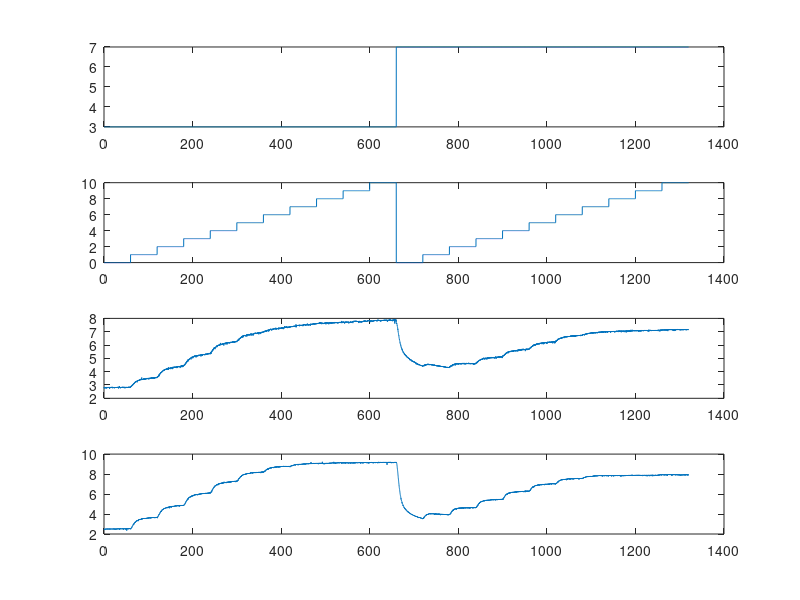

MATLAB code to generate this figure: (Note: this script raises an error after producing the figure.)
clear all;


load('dataset3.mat')





figure(3)


subplot(4,1,1)

plot(ds3_ventilator(:,1), ds3_ventilator(:,2))

subplot(4,1,2)

plot(ds3_spirala(:,1), ds3_spirala(:,2))

subplot(4,1,3)

plot(ds3_snimac_1(:,1), ds3_snimac_1(:,2))

subplot(4,1,4)

plot(ds3_snimac_2(:,1), ds3_snimac_2(:,2))


writematrix([ds3_ventilator(:,1), ...
             ds3_ventilator(:,2), ...
             ds3_spirala(:,2), ...
             ds3_snimac_1(:,2), ...
             ds3_snimac_2(:,2)], 'dataset3.csv')